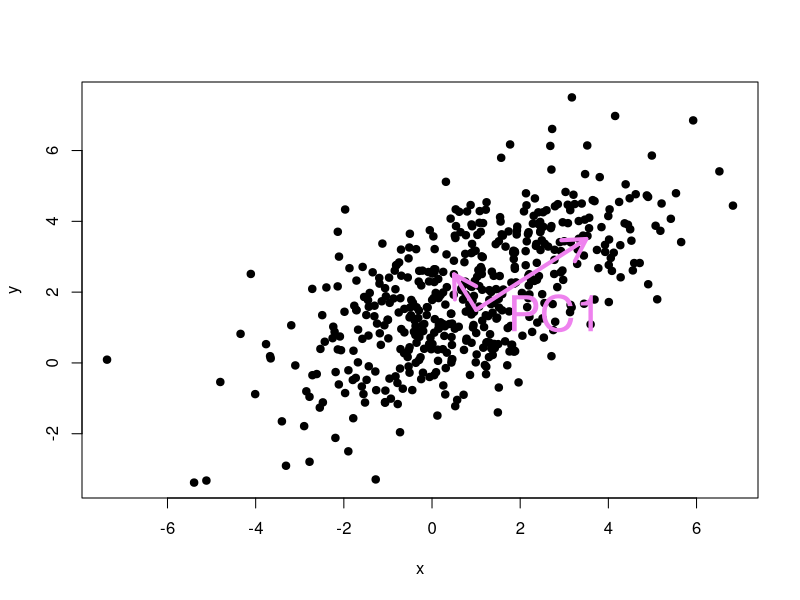
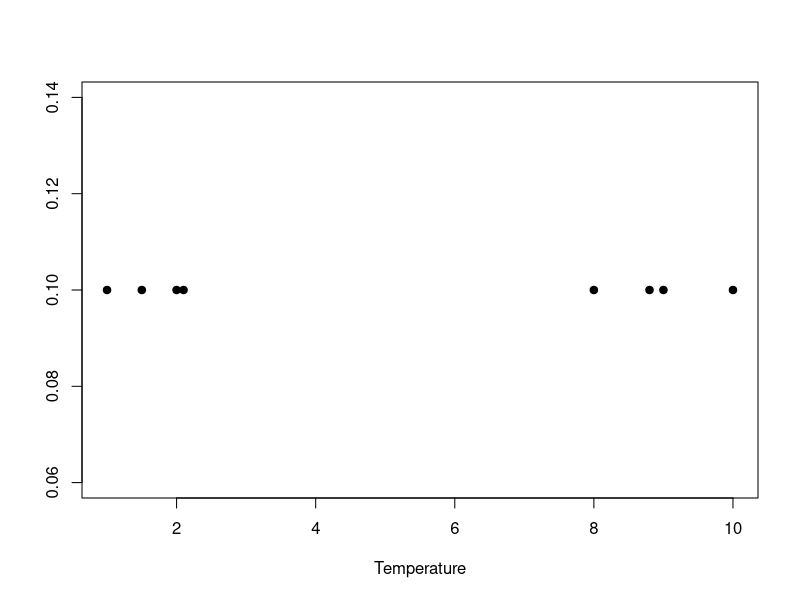
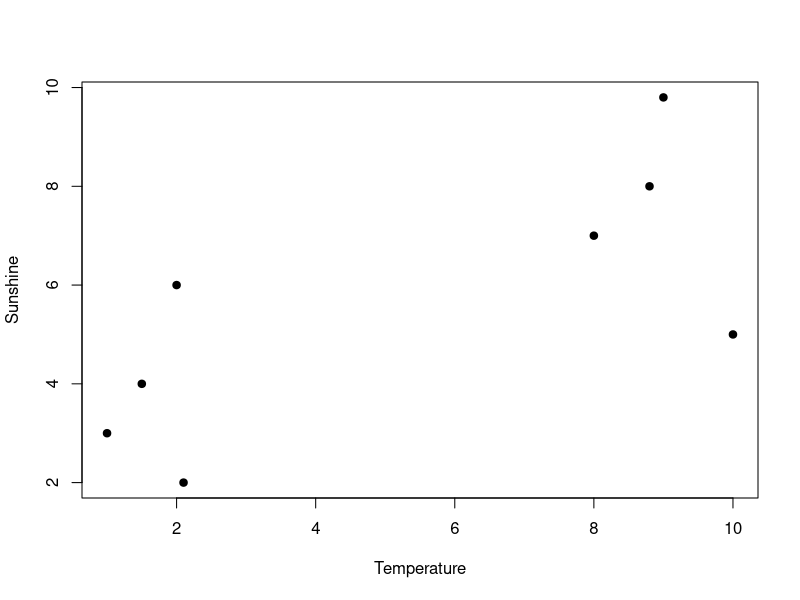
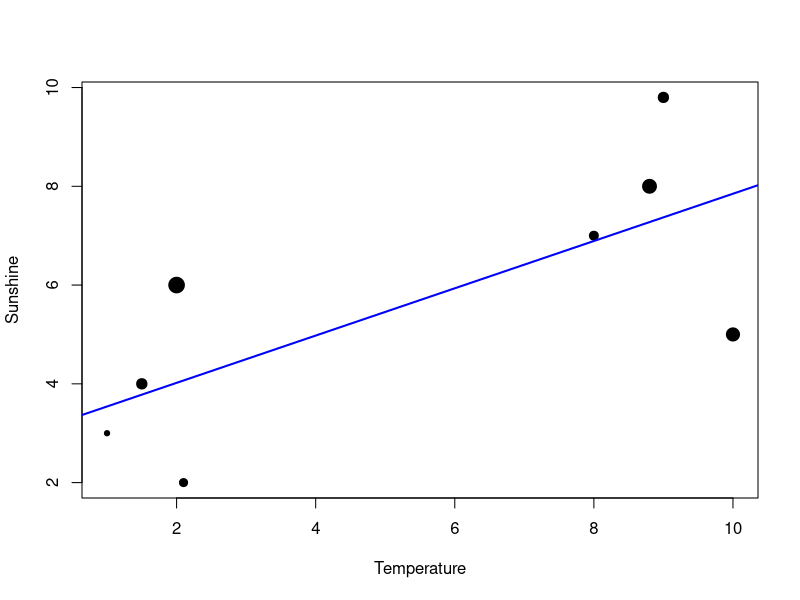
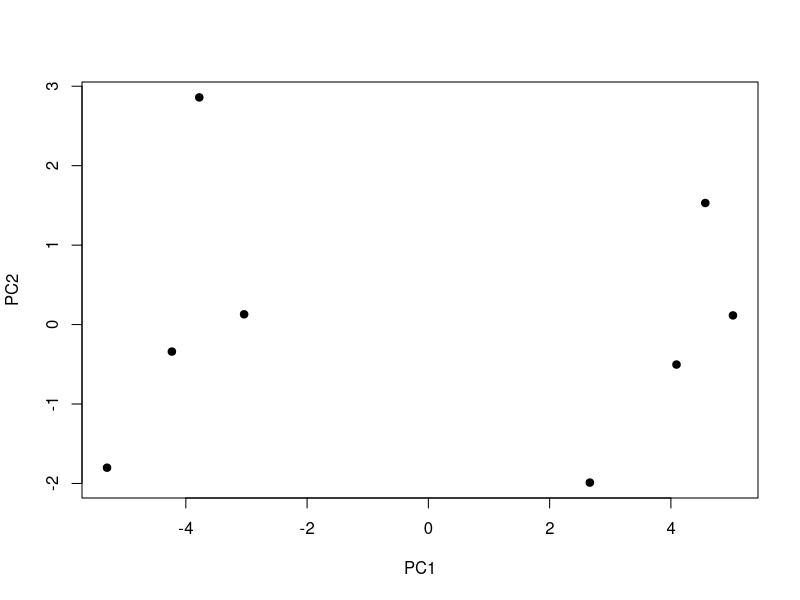
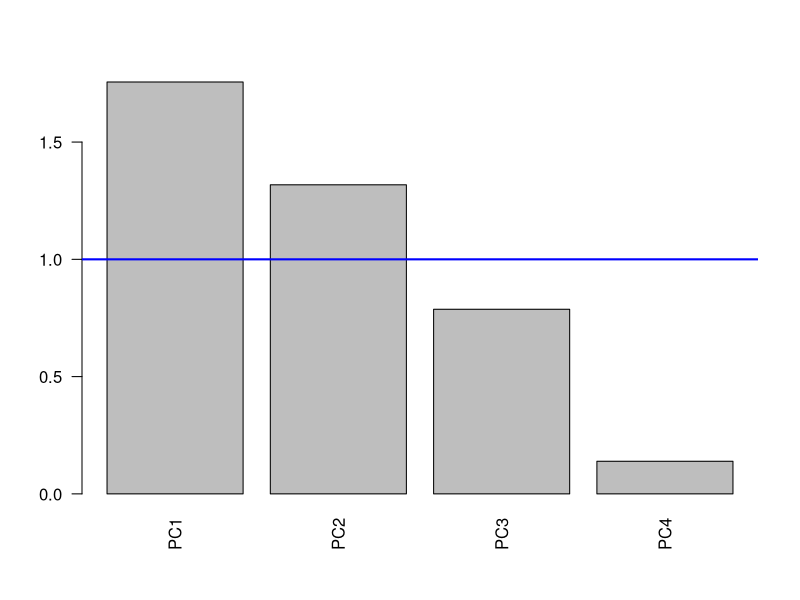
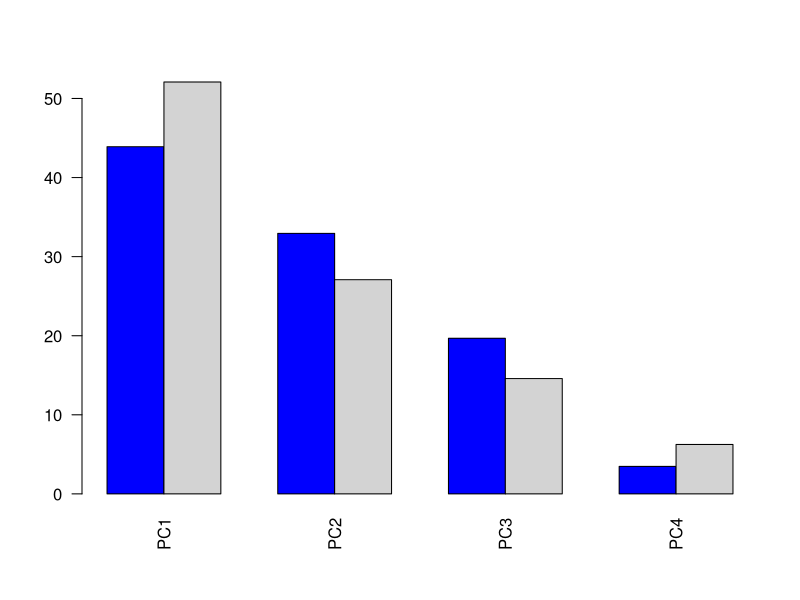
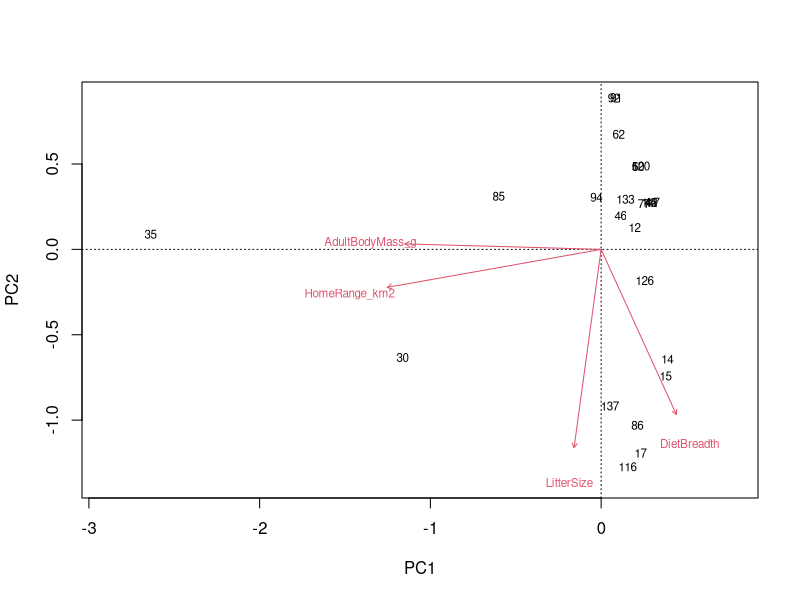

These figures' R source, in order:
## ---- chunk 1
knitr::opts_chunk$set(echo = FALSE)
library(vegan)
library(tidyverse)
library(ggplot2)
library(mvtnorm)
## ---- chunk 2
set.seed(24)
sigma <- matrix(c(4,2,2,3), ncol=2)
x <- rmvnorm(n=500, mean=c(1,2), sigma=sigma)
plot(x, pch = 19, xlab = 'x', ylab = 'y')
arrows(x0 = 1, y0 = 1.5, x1 = 3.5, y1 = 3.5, col = "violet", lwd = 4)
arrows(x0 = 1, y0 = 1.5, x1 = 0.5, y1 = 2.5, col = "violet", lwd = 4)
text(x = 2.8, y = 1.4, label = 'PC1', col = 'violet', cex = 3)

## ---- chunk 3
npoints <- 8
Temperature <- c(1, 1.5, 2, 2.1, 8, 9, 8.8, 10)
Sunshine <- c(3, 4, 6, 2, 7, 9.8, 8, 5)
Humidity <- c(rnorm(4, 8, 2), rnorm(4, 10, 3))
df <- data.frame(Temperature, Sunshine, Humidity)
df
## ---- chunk 4
df$plotY <- rep(0.1, length(Temperature))
plot(plotY ~ Temperature, data = df, pch = 19, ylab = '', xlab = 'Temperature')

## ---- chunk 5
plot(Sunshine ~ Temperature, data = df, pch = 19)

## ---- chunk 6
plot(Sunshine ~ Temperature, data = df, pch = 19, cex = df$Humidity /5)
abline(lm(Sunshine ~ Temperature, data = df), col = 'blue', lwd = 2)


## ---- chunk 7
mean_x <- mean(Temperature); mean_x
mean_y <- mean(Sunshine); mean_y
dat_center <- df %>% 
  mutate(temp_cent = scale(Temperature, center = TRUE, scale = FALSE),
         Sun_cent = scale(Sunshine, center = TRUE, scale = FALSE))
dat_center

## ---- chunk 8
mat_centr <- as.matrix(subset(dat_center, select = c('temp_cent', 'Sun_cent')))
covMat <- cov(mat_centr)
covMat
eig <- eigen(covMat)
eig
## ---- chunk 9
NewDat <- mat_centr %*% eig$vectors
NewDat
## ---- chunk 10
plot(NewDat, pch = 19, xlab = 'PC1', ylab = 'PC2')
## ---- chunk 11
#  reading in the file with the 143 species of interest
spSEAsia <- read.csv(file = here::here('data', 'Species_SEAsia_02_02_16_fin.csv'))
str(spSEAsia)

# read in the PanTheria database
pant <- read.delim(file = here::here('data', 'Pantheria.txt'))
str(pant)
## ---- chunk 12
## joining both datasets together
pant$Sp_bin <- pant$MSW05_Binomial
LH <- merge(pant, spSEAsia, by = "Sp_bin")
nrow(LH)  

## Select 5 life history traits of interest
LH_subs <- LH %>%
  select('Sp_bin', 
         'X5.1_AdultBodyMass_g',  'X15.1_LitterSize',
         'X6.1_DietBreadth', 'X22.1_HomeRange_km2')


# replacing -999 with NA
LH_subs[LH_subs == -999] <-  NA

LH_noNA <- na.omit(LH_subs)
names(LH_noNA) <- sub("^[^_]*_", "", names(LH_noNA))

## ---- chunk 13
str(LH_noNA)
traits_SEas <- LH_noNA %>%
  select(-c('bin'))
pca_SEasia <- rda(traits_SEas, scale = TRUE)

## ---- chunk 14
summary(pca_SEasia)


## ---- chunk 15
summary(pca_SEasia)


## ---- chunk 16
# extract eigenvalues
eigval <- pca_SEasia$CA$eig
eigval[eigval > mean(eigval)]  
barplot(eigval, las = 2)
abline(h= mean(eigval), col = 'blue', lwd = 2)
## ---- chunk 17
pieces <- length(eigval)
bsm <- data.frame(j = seq(1:pieces), p = 0)
bsm$p[1] <- 1/pieces

for(i in 2:pieces){
  bsm$p[i] <- bsm$p[i-1] + (1/(pieces + 1 - i))
}

bsm$p <- 100*bsm$p/pieces

barplot(t(cbind(100*eigval/sum(eigval), bsm$p[pieces:1])), beside = TRUE, las =  2, col = c('blue', 'lightgrey'))

## available function
bstick(pca_SEasia)
eigval
## ---- chunk 18

biplot(pca_SEasia, scaling = 'species')
## ---- chunk 19
var_PCA <- scores(pca_SEasia, choices = c(1,2), scaling = 2, tidy = TRUE)

LH_noNA$label <- rownames(LH_noNA)
vis_PCA <- merge(subset(var_PCA, score =='sites'), LH_noNA, by = 'label')

spec <- var_PCA %>% 
  filter(score == 'species')
ggplot(vis_PCA, aes(x = PC1, y = PC2)) +
   geom_text(aes(label = bin), check_overlap = TRUE) +
  geom_segment(data = spec, 
               aes(x=0, y=0, xend=PC1, yend=PC2), 
               arrow = arrow(length=unit(.5, 'cm')),
               col ='red') +
  geom_text(data = spec, aes(label = label), check_overlap = TRUE,
            nudge_y = -0.1, col = 'red') +
theme_bw() 
  
